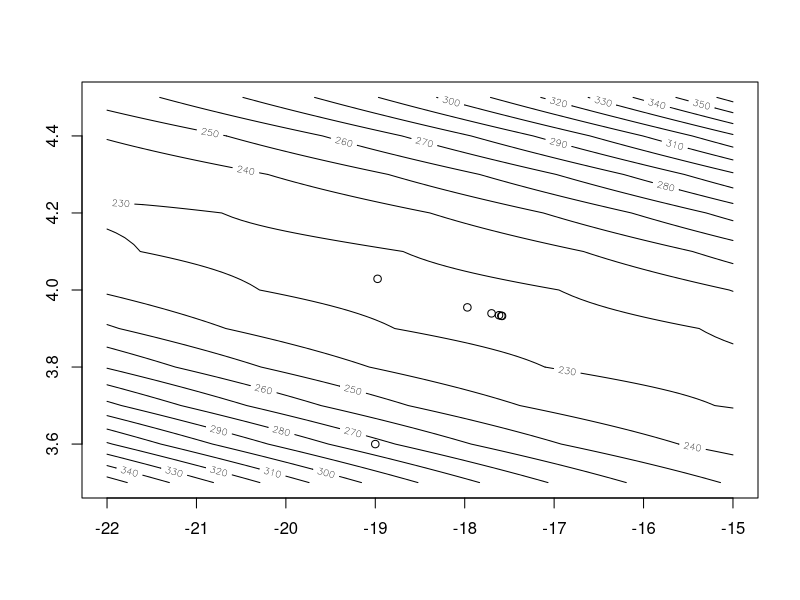
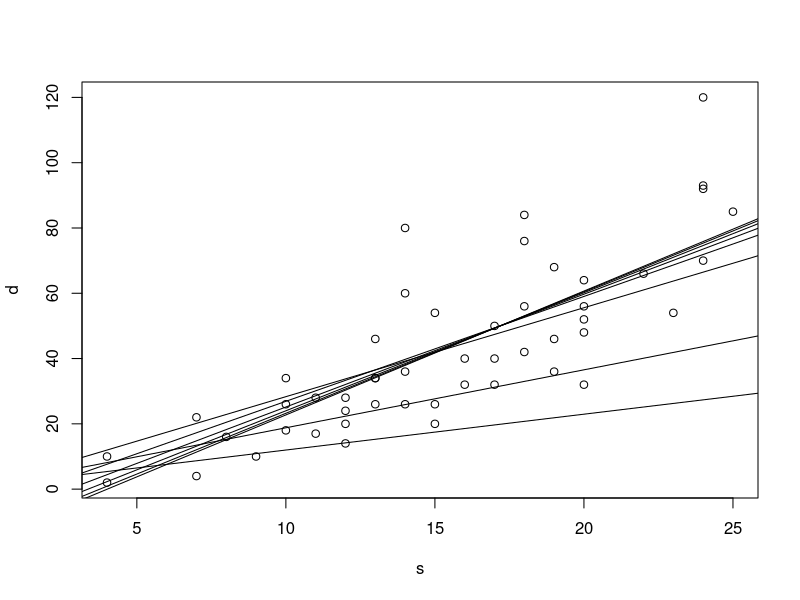
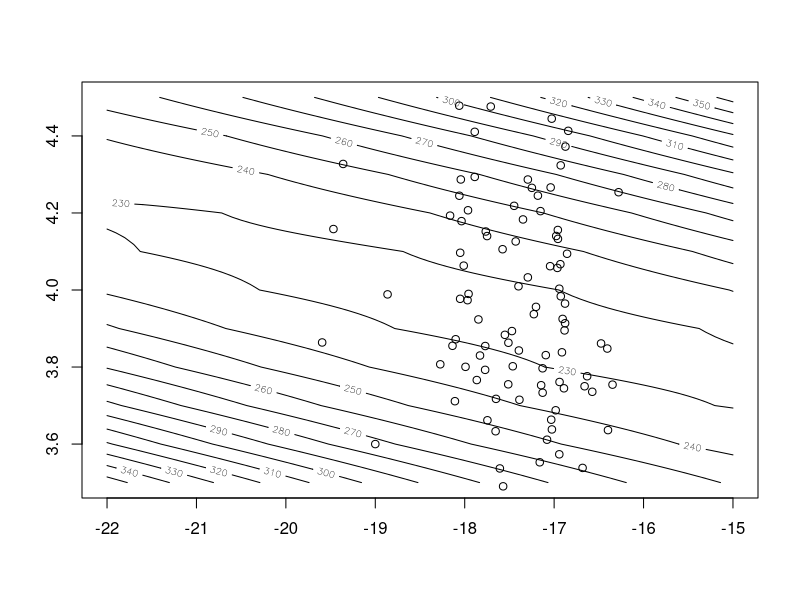
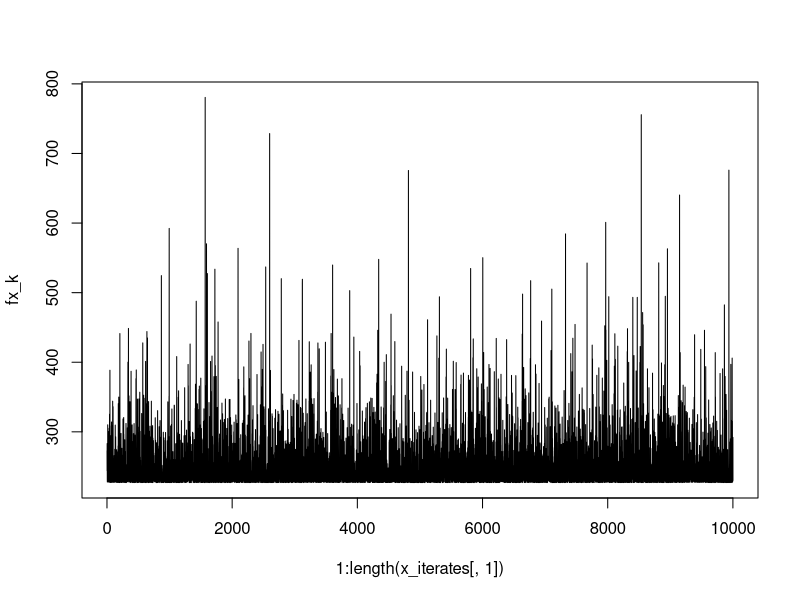

The R source for these figures, in order:
## ---- chunk 1
s <- cars$speed; d <- cars$dist
data_length <- length(s)
## ---- chunk 2
f <- function(x) 1/data_length * sum(((x[1] + x[2] * s) - d)^2)
g <- function(x) {
  gradient.a <- 2/data_length * sum((x[1] + x[2] * s) - d)
  gradient.b <- 2/data_length * sum(s * ((x[1] + x[2] * s) - d))
  return(c(gradient.a, gradient.b))
}
## ---- chunk 3
# Usign the norm as a criteria for convergence
norm2 <- function(x) norm(as.matrix(x), type = "2")

basic_gd <- function(x_0 = c(-19,3.6), alpha = 1e-4, tolerance = 1e-4,
                     k_max = 100000) {
  x_k <- x_0
  keep_going <- TRUE
  k <- 0
  while(keep_going) {
    k <- k + 1
    g_k <- g(x_k)
    p_k <- -g_k
    x_k <- x_k + alpha * p_k
    keep_going <- ((norm2(g_k) >= tolerance) & (k < k_max))
  }
  if((norm2(g_k) <= tolerance)) {
    cat('Converged in', k, 'steps', '\n')
  } else {
    cat('Iteration limit reached', '\n')
  }
  cat('f(x_k) = ',f(x_k),'\t', 'x_k = ', x_k)
}
basic_gd()
## ---- chunk 4
s <- cars$speed; d <- cars$dist
data_length <- length(s)
## ---- chunk 5
f <- function(x) 1/data_length * sum(((x[1] + x[2] * s) - d)^2)
g <- function(x) {
  gradient.a <- 2/data_length * sum((x[1] + x[2] * s) - d)
  gradient.b <- 2/data_length * sum(s * ((x[1] + x[2] * s) - d))
  return(c(gradient.a, gradient.b))
}
## ---- chunk 6
norm2 <- function(x) norm(as.matrix(x), type = "2")
x_0 <- c(-19,3.6)
x_k <- x_0
alpha <- 1e-4
tolerance <- 1e-4
k_max <- 10000
keep_going <- TRUE
k <- 0
while(keep_going) {
  k <- k + 1
  g_k <- g(x_k)
  p_k <- -g_k
  x_k <- x_k + alpha * p_k
  keep_going <- ((norm2(g_k) >= tolerance) & (k < k_max))
}
if((norm2(g_k) <= tolerance)) {
  cat('Converged in', k, 'steps', '\n')
} else {
  cat('Iteration limit reached', '\n')
}
f(x_k)
## ---- chunk 7
norm2 <- function(x) norm(as.matrix(x), type = "2")

# Implementation of Algorithm 3.5
# (Line Search Algorithm)
alpha <- function(a_0, x_k, c1, c2, r_k) {
  a_max <- 4*a_0
  f_k <- f(x_k)
  phi_k <- f_k
  a_1 <- a_0
  a0 <- 0
  a_k <- a_1
  a_k_old <- a0
  k <- 0
  k_max <- 10000   
  done <- FALSE
  while(!done) {
    k <- k + 1
    f_k <- f(x_k)
    g_k <- g(x_k)
    p_k <- -g_k
    phi_k_old <- f(x_k + a_k_old * p_k)
      phi_k <- f(x_k + a_k * p_k)
      dphi_k_0 <- t(g(x_k)) %*% p_k
      l_k <- f_k + c1 * a_k * dphi_k_0
      if ((phi_k > l_k) || ((k > 1) && (phi_k >= phi_k_old))) {
        return(zoom(a_k_old, a_k, x_k, c1, c2))
      }
    dphi_k <- t(g(x_k + a_k * p_k)) %*% p_k
      if (abs(dphi_k) <= -c2*dphi_k_0) {
        return(a_k)
      }
    if (dphi_k >= 0) {
      return(zoom(a_k, a_k_old, x_k, c1, c2))
    }
    a_k_old <- a_k
    a_k <- r_k*a_k + (1 - r_k)*a_max
    done <- (k > k_max)
  }
  return(a_k)
}

# Implementation of Algorithm ...
# (Zoom Algorithm)
zoom <- function(a_lo, a_hi, x_k, c1, c2) {
  f_k <- f(x_k)
  g_k <- g(x_k)
  p_k <- -g_k
  k <- 0
  k_max <- 10000   # Maximum number of iterations.
  done <- FALSE
  while(!done) {
    k <- k + 1
    phi_lo <- f(x_k + a_lo * p_k)
      a_k <- 0.5*(a_lo + a_hi)
      phi_k <-  f(x_k + a_k * p_k)
      dphi_k_0 <- t(g(x_k)) %*% p_k
      l_k <-  f_k + c1 * a_k * dphi_k_0
      if ((phi_k > l_k) || (phi_k >= phi_lo)) {
        a_hi <- a_k
      } else {
        dphi_k <-  t(g(x_k + a_k * p_k)) %*% p_k
          if (abs(dphi_k) <= -c2*dphi_k_0) {
            return(a_k)
          }
        if (dphi_k*(a_hi - a_lo) >= 0) {
          a_hi <- a_lo
        }
        a_lo <- a_k
      }
    done <- (k > k_max)
  }
  return(a_k)
}
## ---- chunk 8
s <- cars$speed; d <- cars$dist
data_length <- length(s)

f <- function(x) 1/data_length * sum(((x[1] + x[2] * s) - d)^2)
g <- function(x) {
  gradient.a <- 2/data_length * sum((x[1] + x[2] * s) - d)
  gradient.b <- 2/data_length * sum(s * ((x[1] + x[2] * s) - d))
  return(c(gradient.a, gradient.b))
}
## ---- chunk 9
strong_wolfe_gd <- 
  function(f, g, x_0, a_0 = 1, r_k = 0.5, 
           c1 = 1e-4, c2 = 4e-1, tol_grad_f = 5e-4, k_max = 10000) {
  keep_going <- TRUE
  
  # For plotting purposes
  agrid <- seq(-22,-15,.1)
  bgrid <- seq(3.5,4.5,.1)
  zvalues <- matrix(NA_real_,length(agrid),length(bgrid))
  for (i in 1:length(agrid)) {
    for (j in 1:length(bgrid)) {
      zvalues[i,j] <- f(c(agrid[i],bgrid[j]))
    }
  }
  my_levels <- seq(150, 400, 10)
  contour(agrid, bgrid, zvalues, levels = my_levels)
  points(x_0[1], x_0[2])
  
  x_k <- x_0
  k <- 0
  while (keep_going) {
    k <- k + 1
    a_k <- alpha(a_0, x_k, c1, c2, r_k)
    g_k <- g(x_k)
    p_k <- -g_k
    x_k <- x_k + a_k*p_k
    keep_going <- (norm2(g_k) >= tol_grad_f) & (k < k_max)
    
    #plot iterates
    if (k == 1 || k %% 100 == 0) {
      points(x_k[1], x_k[2])
    }
  }
  cat('x_k =', x_k, '\t', 'f(x_k) =', f(x_k), '\t', 'k =', k, '\n')
}
strong_wolfe_gd(f,g, c(-19, 3.6))
## ---- chunk 10
plot(s,d)
norm2 <- function(x) norm(as.matrix(x), type = "2")
k_max <- 100000
x_0 <- c(1,1)
x_k <- x_0
step_alpha <- 1e-4
tolerance <- 1e-4
keep_going <- TRUE
k <- 0
while(keep_going) {
  k <- k + 1
  g_k <- g(x_k)
  p_k <- -g_k
  x_k <- x_k + step_alpha * p_k
  keep_going <- ((norm2(g_k) >= tolerance) & (k < k_max))
  if (k == 1 || k == 10 || k == 50 || k %% 20000 == 0) {
    abline(x_k[1], x_k[2])
  }
}
## ---- chunk 11
x_0 <- c(-19, 3.6)
x_k <- x_0
f(x_k)
g(x_k)

# params
a_0 <- 1
r_k <- 0.5
c1 <- 1e-4
c2 <- 4e-1

eps <- 5e-6
  #.Machine$double.eps
tol_grad_f <- eps

k <- 0
k_max <- 10000
keep_going <- TRUE
x_iterates <- x_0
a_iterates <- rep(NA_real_, 10000)

agrid <- seq(-22,-15,.1)
bgrid <- seq(3.5,4.5,.1)
zvalues <- matrix(NA_real_,length(agrid),length(bgrid))
for (i in 1:length(agrid)) {
  for (j in 1:length(bgrid)) {
    zvalues[i,j] <- f(c(agrid[i],bgrid[j]))
  }
}
my_levels <- seq(150, 400, 10)
contour(agrid, bgrid, zvalues, levels = my_levels)
points(x_0[1], x_0[2])
it <- 0
while (keep_going) {
  it <- it + 1
  s <- cars$speed; d <- cars$dist
  random_numbers <- sample(1:50, 10)
  s <- s[random_numbers]; d <- d[random_numbers]
  k <- k + 1
  a_k <- alpha(a_0, x_k, c1, c2, r_k)
  g_k <- g(x_k)
  
  p_k <- -g_k
  
  x_k_old <- x_k
  g_k_old <- g_k
  
  x_k <- x_k + a_k*p_k
  s <- cars$speed; d <- cars$dist
  f_k <- f(x_k)
  
#  cat("k =", k, ";\t f = ", f_k, ";\t x = ", x_k, ";\t ||g|| =", norm2(g_k),
#      ";\t a =", a_k, "\t\n")
  keep_going <- (norm2(g_k) >= tol_grad_f) & (k < k_max)
  
  #plot iterates
  if (it %% 100 == 0) {
    points(x_k[1], x_k[2])
  }
  
  #save the iterates
  x_iterates <- rbind(x_iterates, x_k)
  a_iterates[k] <- a_k
#  cat(x_k, a_k, norm2(g_k), '\n')
}

cat("x_k = ", x_k, "\n")
cat("f_k = ", f_k, "\n")
cat("g_k = ", g_k, "\n")
## ---- chunk 12
s <- cars$speed; d <- cars$dist
fx_k <- rep(NA_real_, length(x_iterates[,1]))
for (i in 1:length(x_iterates[,1])) {
  fx_k[i] <- f(x_iterates[i,]) 
}
plot(1:length(x_iterates[,1]), fx_k, type = 'l')
range(fx_k)
#-17.57912 3.93241
